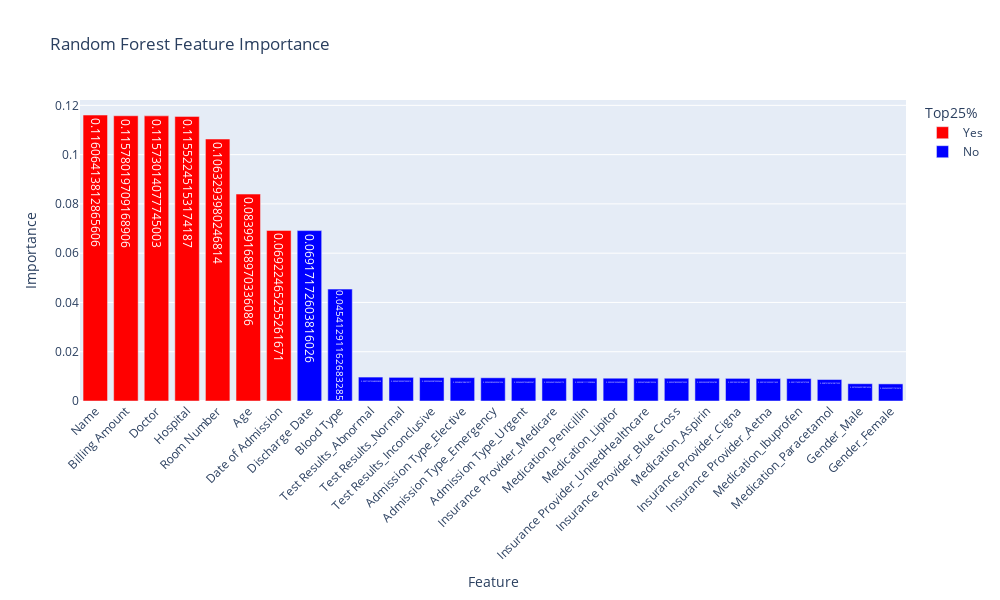

This figure's notebook cell:
### Code cell
# Plotly Express yordamida Random Forest feature importance'ni grafik ko'rinishida chiqaramiz
fig = px.bar(
    feat_df,                # Ma'lumot manbasi – feat_df jadvali
    x='Feature',            # X o‘qi – ustun (feature) nomlari
    y='Importance',         # Y o‘qi – feature importance qiymatlari
    color='Top25%',         # Ranglash – 'Top25%' ustuni bo‘yicha ('Yes' = muhim, 'No' = kamroq muhim)
    color_discrete_map={'Yes': 'red', 'No': 'blue'},  # Rang sozlamasi: Yes = qizil, No = ko‘k
    text='Importance',      # Har bir ustunning ustiga importance qiymatini yozib qo‘yish
    title='Random Forest Feature Importance'  # Grafik sarlavhasi
)

# Grafikning umumiy ko‘rinishini sozlash
fig.update_layout(
    xaxis_tickangle=-45,  # X o‘qi yozuvlarini 45° ga buramiz (uzun nomlar chiroyli ko‘rinsin)
    width=1000,           # Grafikning eni
    height=600            # Grafikning bo‘yi
)

# Grafikni interaktiv tarzda ko‘rsatamiz
fig.show()

### Figure 1 — Plotly figure (JSON) as saved in the notebook; plotly's stock layout.template omitted (floating-point values rounded to 4 significant figures)
{"data": [{"hovertemplate": "Top25%=Yes<br>Feature=%{x}<br>Importance=%{text}<extra></extra>", "legendgroup": "Yes", "marker": {"color": "red", "pattern": {"shape": ""}}, "name": "Yes", "orientation": "v", "showlegend": true, "text": [0.1161, 0.1158, 0.1157, 0.1155, 0.1063, 0.08399, 0.06922], "textposition": "auto", "type": "bar", "x": ["Name", "Billing Amount", "Doctor", "Hospital", "Room Number", "Age", "Date of Admission"], "xaxis": "x", "y": [0.1161, 0.1158, 0.1157, 0.1155, 0.1063, 0.08399, 0.06922], "yaxis": "y"}, {"hovertemplate": "Top25%=No<br>Feature=%{x}<br>Importance=%{text}<extra></extra>", "legendgroup": "No", "marker": {"color": "blue", "pattern": {"shape": ""}}, "name": "No", "orientation": "v", "showlegend": true, "text": [0.06917, 0.04541, 0.009713, 0.009601, 0.009535, 0.009486, 0.009426, 0.009405, 0.009261, 0.009258, 0.00925, 0.009244, 0.009238, 0.00923, 0.009191, 0.009125, 0.009118, 0.008721, 0.007023, 0.006949], "textposition": "auto", "type": "bar", "x": ["Discharge Date", "Blood Type", "Test Results_Abnormal", "Test Results_Normal", "Test Results_Inconclusive", "Admission Type_Elective", "Admission Type_Emergency", "Admission Type_Urgent", "Insurance Provider_Medicare", "Medication_Penicillin", "Medication_Lipitor", "Insurance Provider_UnitedHealthcare", "Insurance Provider_Blue Cross", "Medication_Aspirin", "Insurance Provider_Cigna", "Insurance Provider_Aetna", "Medication_Ibuprofen", "Medication_Paracetamol", "Gender_Male", "Gender_Female"], "xaxis": "x", "y": [0.06917, 0.04541, 0.009713, 0.009601, 0.009535, 0.009486, 0.009426, 0.009405, 0.009261, 0.009258, 0.00925, 0.009244, 0.009238, 0.00923, 0.009191, 0.009125, 0.009118, 0.008721, 0.007023, 0.006949], "yaxis": "y"}], "layout": {"barmode": "relative", "height": 600, "legend": {"title": {"text": "Top25%"}, "tracegroupgap": 0}, "title": {"text": "Random Forest Feature Importance"}, "width": 1000, "xaxis": {"anchor": "y", "domain": [0, 1], "tickangle": -45, "title": {"text": "Feature"}}, "yaxis": {"anchor": "x", "domain": [0, 1], "title": {"text": "Importance"}}}}
